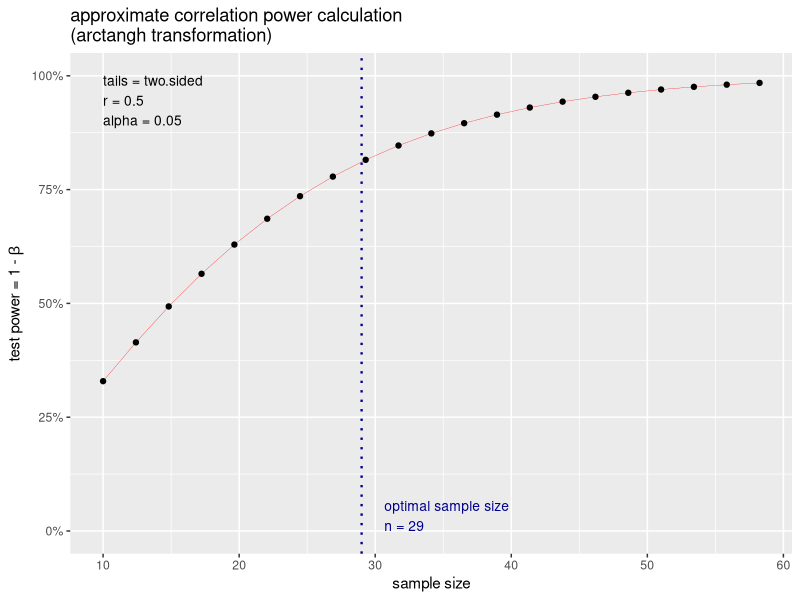

Write R code to recreate this figure.
library(pwr)
library(dplyr)
effetive_size <- cohen.ES(test = "r", size = "large")
effetive_size

sample_size <- pwr.r.test(r = effetive_size$effect.size, sig.level = 0.05, power = 0.8)
sample_size

plot(sample_size)

income_data <- read.csv("Data/Average Quarterly Income.csv")
rent_data <- read.csv("Data/Average Quarterly Rent.csv")

data <- merge(income_data, rent_data)
head(data)

sample_data <- sample_n(data, 29)
head(sample_data)
nrow(sample_data)

cor.test(sample_data$Rent, sample_data$Income)
